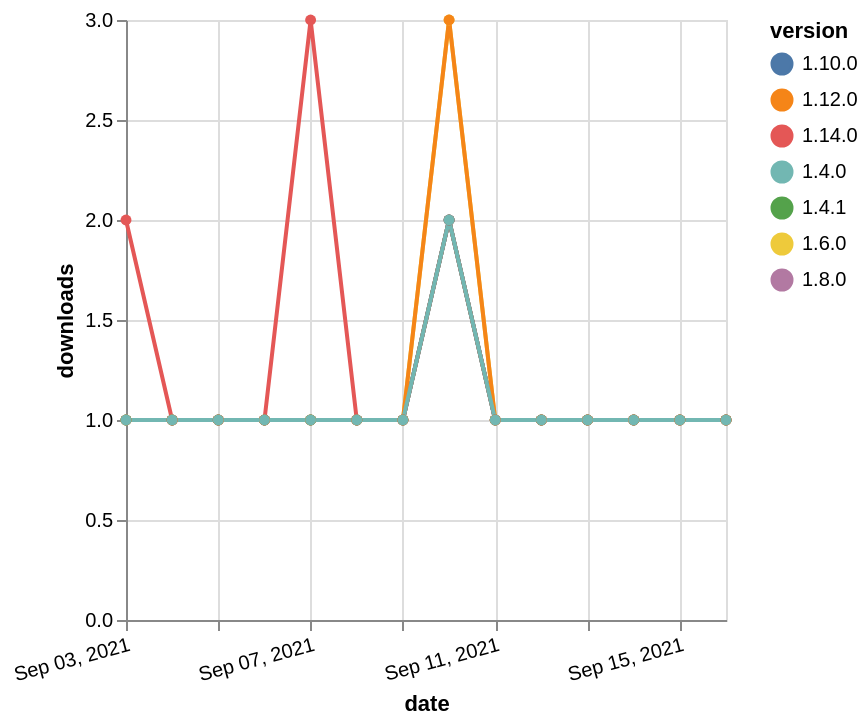

This figure's Vega-Lite source:
### Vega-Lite specification from a JSON file in a GitHub repository (floating-point values rounded to 4 significant figures)
{"$schema": "https://vega.github.io/schema/vega-lite/v5.json", "description": "A simple bar chart with embedded data.", "data": {"values": [{"date": "2021-09-03", "total": 318, "delta": 1, "version": "1.6.0"}, {"date": "2021-09-04", "total": 319, "delta": 1, "version": "1.6.0"}, {"date": "2021-09-05", "total": 320, "delta": 1, "version": "1.6.0"}, {"date": "2021-09-06", "total": 321, "delta": 1, "version": "1.6.0"}, {"date": "2021-09-07", "total": 322, "delta": 1, "version": "1.6.0"}, {"date": "2021-09-08", "total": 323, "delta": 1, "version": "1.6.0"}, {"date": "2021-09-09", "total": 324, "delta": 1, "version": "1.6.0"}, {"date": "2021-09-10", "total": 327, "delta": 3, "version": "1.6.0"}, {"date": "2021-09-11", "total": 328, "delta": 1, "version": "1.6.0"}, {"date": "2021-09-12", "total": 329, "delta": 1, "version": "1.6.0"}, {"date": "2021-09-13", "total": 330, "delta": 1, "version": "1.6.0"}, {"date": "2021-09-14", "total": 331, "delta": 1, "version": "1.6.0"}, {"date": "2021-09-15", "total": 332, "delta": 1, "version": "1.6.0"}, {"date": "2021-09-16", "total": 333, "delta": 1, "version": "1.6.0"}, {"date": "2021-09-03", "total": 176, "delta": 1, "version": "1.8.0"}, {"date": "2021-09-04", "total": 177, "delta": 1, "version": "1.8.0"}, {"date": "2021-09-05", "total": 178, "delta": 1, "version": "1.8.0"}, {"date": "2021-09-06", "total": 179, "delta": 1, "version": "1.8.0"}, {"date": "2021-09-07", "total": 180, "delta": 1, "version": "1.8.0"}, {"date": "2021-09-08", "total": 181, "delta": 1, "version": "1.8.0"}, {"date": "2021-09-09", "total": 182, "delta": 1, "version": "1.8.0"}, {"date": "2021-09-10", "total": 184, "delta": 2, "version": "1.8.0"}, {"date": "2021-09-11", "total": 185, "delta": 1, "version": "1.8.0"}, {"date": "2021-09-12", "total": 186, "delta": 1, "version": "1.8.0"}, {"date": "2021-09-13", "total": 187, "delta": 1, "version": "1.8.0"}, {"date": "2021-09-14", "total": 188, "delta": 1, "version": "1.8.0"}, {"date": "2021-09-15", "total": 189, "delta": 1, "version": "1.8.0"}, {"date": "2021-09-16", "total": 190, "delta": 1, "version": "1.8.0"}, {"date": "2021-09-03", "total": 153, "delta": 1, "version": "1.10.0"}, {"date": "2021-09-04", "total": 154, "delta": 1, "version": "1.10.0"}, {"date": "2021-09-05", "total": 155, "delta": 1, "version": "1.10.0"}, {"date": "2021-09-06", "total": 156, "delta": 1, "version": "1.10.0"}, {"date": "2021-09-07", "total": 157, "delta": 1, "version": "1.10.0"}, {"date": "2021-09-08", "total": 158, "delta": 1, "version": "1.10.0"}, {"date": "2021-09-09", "total": 159, "delta": 1, "version": "1.10.0"}, {"date": "2021-09-10", "total": 161, "delta": 2, "version": "1.10.0"}, {"date": "2021-09-11", "total": 162, "delta": 1, "version": "1.10.0"}, {"date": "2021-09-12", "total": 163, "delta": 1, "version": "1.10.0"}, {"date": "2021-09-13", "total": 164, "delta": 1, "version": "1.10.0"}, {"date": "2021-09-14", "total": 165, "delta": 1, "version": "1.10.0"}, {"date": "2021-09-15", "total": 166, "delta": 1, "version": "1.10.0"}, {"date": "2021-09-16", "total": 167, "delta": 1, "version": "1.10.0"}, {"date": "2021-09-03", "total": 237, "delta": 1, "version": "1.4.1"}, {"date": "2021-09-04", "total": 238, "delta": 1, "version": "1.4.1"}, {"date": "2021-09-05", "total": 239, "delta": 1, "version": "1.4.1"}, {"date": "2021-09-06", "total": 240, "delta": 1, "version": "1.4.1"}, {"date": "2021-09-07", "total": 241, "delta": 1, "version": "1.4.1"}, {"date": "2021-09-08", "total": 242, "delta": 1, "version": "1.4.1"}, {"date": "2021-09-09", "total": 243, "delta": 1, "version": "1.4.1"}, {"date": "2021-09-10", "total": 245, "delta": 2, "version": "1.4.1"}, {"date": "2021-09-11", "total": 246, "delta": 1, "version": "1.4.1"}, {"date": "2021-09-12", "total": 247, "delta": 1, "version": "1.4.1"}, {"date": "2021-09-13", "total": 248, "delta": 1, "version": "1.4.1"}, {"date": "2021-09-14", "total": 249, "delta": 1, "version": "1.4.1"}, {"date": "2021-09-15", "total": 250, "delta": 1, "version": "1.4.1"}, {"date": "2021-09-16", "total": 251, "delta": 1, "version": "1.4.1"}, {"date": "2021-09-03", "total": 120, "delta": 2, "version": "1.14.0"}, {"date": "2021-09-04", "total": 121, "delta": 1, "version": "1.14.0"}, {"date": "2021-09-05", "total": 122, "delta": 1, "version": "1.14.0"}, {"date": "2021-09-06", "total": 123, "delta": 1, "version": "1.14.0"}, {"date": "2021-09-07", "total": 126, "delta": 3, "version": "1.14.0"}, {"date": "2021-09-08", "total": 127, "delta": 1, "version": "1.14.0"}, {"date": "2021-09-09", "total": 128, "delta": 1, "version": "1.14.0"}, {"date": "2021-09-10", "total": 130, "delta": 2, "version": "1.14.0"}, {"date": "2021-09-11", "total": 131, "delta": 1, "version": "1.14.0"}, {"date": "2021-09-12", "total": 132, "delta": 1, "version": "1.14.0"}, {"date": "2021-09-13", "total": 133, "delta": 1, "version": "1.14.0"}, {"date": "2021-09-14", "total": 134, "delta": 1, "version": "1.14.0"}, {"date": "2021-09-15", "total": 135, "delta": 1, "version": "1.14.0"}, {"date": "2021-09-16", "total": 136, "delta": 1, "version": "1.14.0"}, {"date": "2021-09-03", "total": 180, "delta": 1, "version": "1.12.0"}, {"date": "2021-09-04", "total": 181, "delta": 1, "version": "1.12.0"}, {"date": "2021-09-05", "total": 182, "delta": 1, "version": "1.12.0"}, {"date": "2021-09-06", "total": 183, "delta": 1, "version": "1.12.0"}, {"date": "2021-09-07", "total": 184, "delta": 1, "version": "1.12.0"}, {"date": "2021-09-08", "total": 185, "delta": 1, "version": "1.12.0"}, {"date": "2021-09-09", "total": 186, "delta": 1, "version": "1.12.0"}, {"date": "2021-09-10", "total": 189, "delta": 3, "version": "1.12.0"}, {"date": "2021-09-11", "total": 190, "delta": 1, "version": "1.12.0"}, {"date": "2021-09-12", "total": 191, "delta": 1, "version": "1.12.0"}, {"date": "2021-09-13", "total": 192, "delta": 1, "version": "1.12.0"}, {"date": "2021-09-14", "total": 193, "delta": 1, "version": "1.12.0"}, {"date": "2021-09-15", "total": 194, "delta": 1, "version": "1.12.0"}, {"date": "2021-09-16", "total": 195, "delta": 1, "version": "1.12.0"}, {"date": "2021-09-03", "total": 228, "delta": 1, "version": "1.4.0"}, {"date": "2021-09-04", "total": 229, "delta": 1, "version": "1.4.0"}, {"date": "2021-09-05", "total": 230, "delta": 1, "version": "1.4.0"}, {"date": "2021-09-06", "total": 231, "delta": 1, "version": "1.4.0"}, {"date": "2021-09-07", "total": 232, "delta": 1, "version": "1.4.0"}, {"date": "2021-09-08", "total": 233, "delta": 1, "version": "1.4.0"}, {"date": "2021-09-09", "total": 234, "delta": 1, "version": "1.4.0"}, {"date": "2021-09-10", "total": 236, "delta": 2, "version": "1.4.0"}, {"date": "2021-09-11", "total": 237, "delta": 1, "version": "1.4.0"}, {"date": "2021-09-12", "total": 238, "delta": 1, "version": "1.4.0"}, {"date": "2021-09-13", "total": 239, "delta": 1, "version": "1.4.0"}, {"date": "2021-09-14", "total": 240, "delta": 1, "version": "1.4.0"}, {"date": "2021-09-15", "total": 241, "delta": 1, "version": "1.4.0"}, {"date": "2021-09-16", "total": 242, "delta": 1, "version": "1.4.0"}]}, "width": "container", "mark": {"type": "line", "point": {"filled": true}}, "encoding": {"x": {"field": "date", "type": "temporal", "timeUnit": "yearmonthdate", "title": "date", "axis": {"labelAngle": -15}}, "y": {"field": "delta", "type": "quantitative", "title": "downloads"}, "color": {"field": "version", "type": "nominal"}, "tooltip": {"field": "delta"}}}
